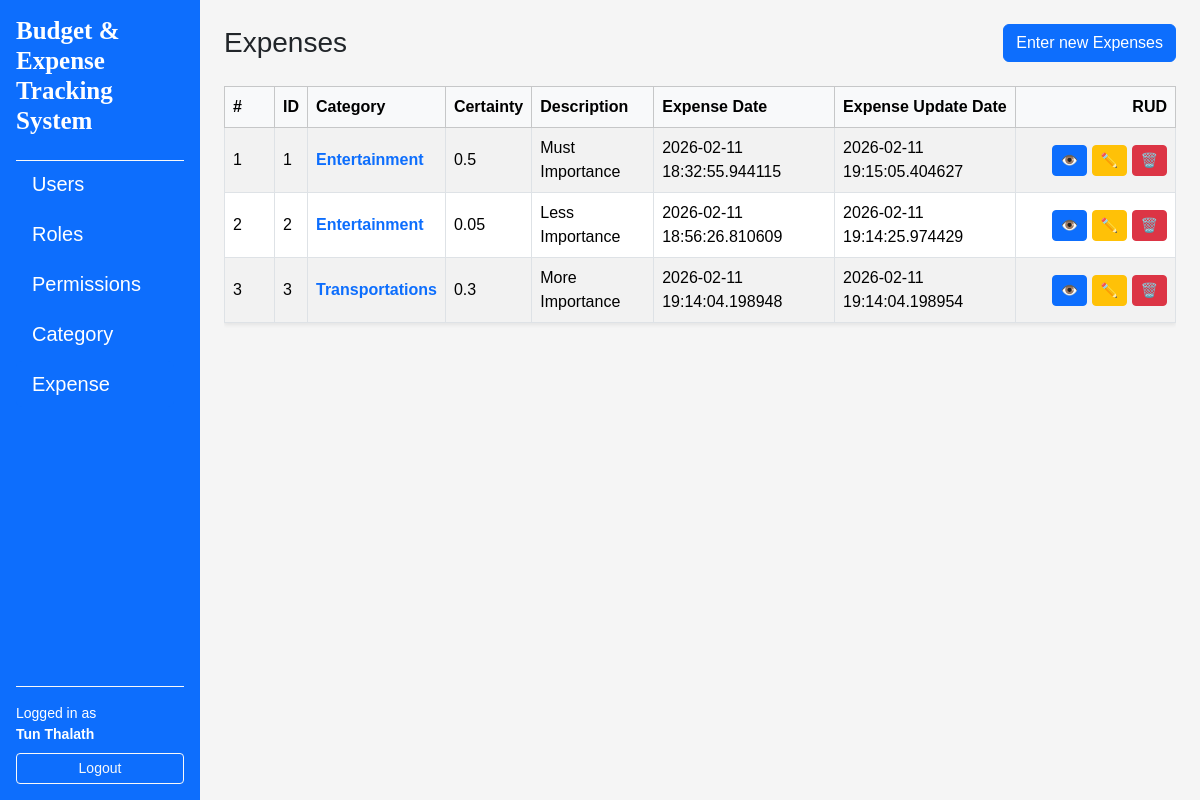
The app's page /expenses/ (signed in), older data.
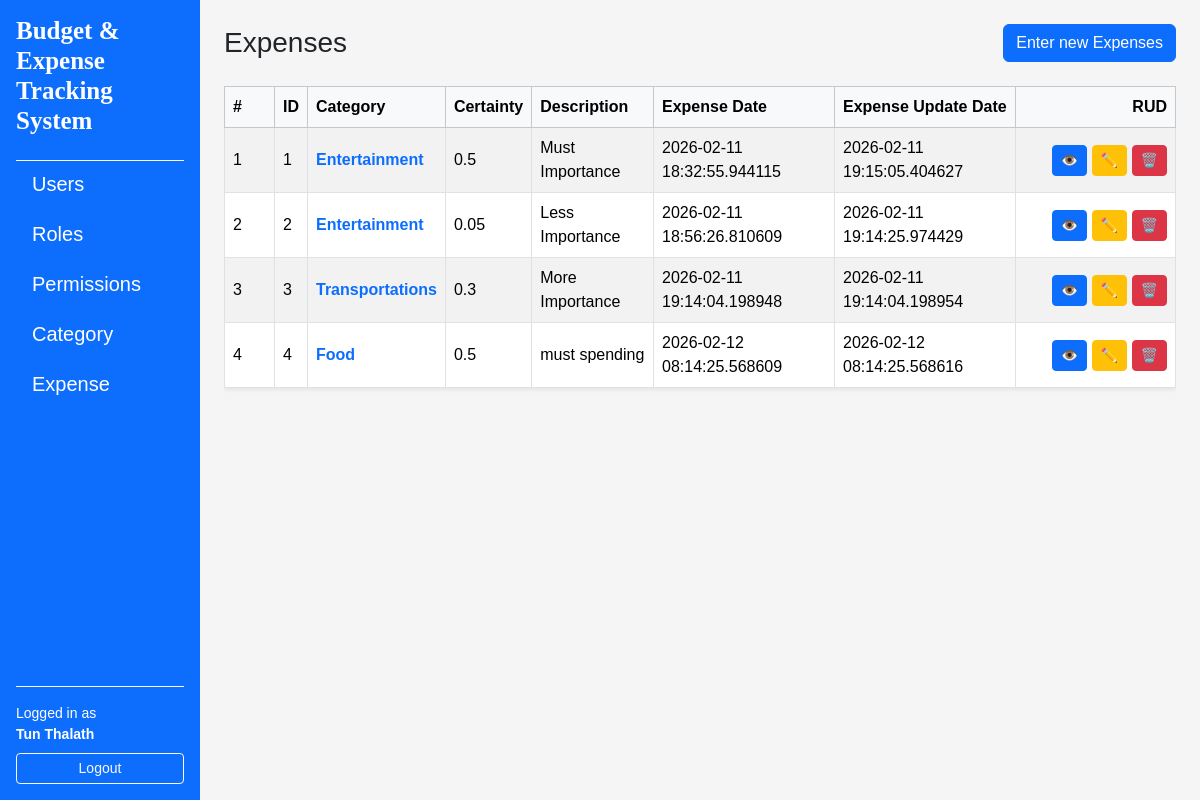
The same page, newer data.
### app/models/user.py (models this page shows, shortened)
class User(UserMixin, db.Model):
    __tablename__ = "users"
    id = db.Column(db.Integer, primary_key=True)
    username = db.Column(db.String(80), unique=True, nullable=False)
    email = db.Column(db.String(120), unique=True, nullable=False)
    full_name = db.Column(db.String(120), nullable=False)
    is_active = db.Column(db.Boolean, default=True, nullable=False)
    password_hash = db.Column(db.String(255), nullable=False)
    created_at = db.Column(db.DateTime, default=datetime.utcnow, nullable=False)
    updated_at = db.Column(db.DateTime, default=datetime.utcnow, onupdate=datetime.utcnow, nullable=False)
    roles = db.relationship("Role", secondary=user_roles, back_populates="users")

### app/models/expenses.py (models this page shows, shortened)
class Expense(db.Model):
    __tablename__ = 'expenses'
    id = db.Column(db.Integer, primary_key=True, nullable=False)
    certainty = db.Column(db.Float, nullable=False)
    description = db.Column(db.String(255))
    created_at = db.Column(db.DateTime, default=datetime.utcnow, nullable=False)
    updated_at = db.Column(db.DateTime, default=datetime.utcnow, onupdate=datetime.utcnow, nullable=False)
    categories = db.relationship("Category", secondary=expense_categories, back_populates="expenses")
    budgets = db.relationship("Budget", secondary=expense_budgets, back_populates="expenses")

### app/models/categories.py (models this page shows, shortened)
class Category(db.Model):
    __tablename__="categories"
    id = db.Column(db.Integer, primary_key=True)
    name = db.Column(db.String(15), unique=True, nullable=False)
    description = db.Column(db.String(255))
    created_at = db.Column(db.DateTime, default=datetime.utcnow, nullable=False)
    updated_at = db.Column(db.DateTime, default=datetime.utcnow, onupdate=datetime.utcnow, nullable=False)
    expenses = db.relationship("Expense", secondary=expense_categories, back_populates="categories")

### app/routes/expense_routes.py (the view)
@expense_bp.route("/")
@login_required
def index():
    expenses = ExpenseService.get_all()
    if expenses is None:
        abort(404)
    return render_template("expenses/index.html", expenses=expenses)

### app/services/expense_services.py (called while the page is built)
    @staticmethod
    def get_all() -> List[Expense]:
        return Expense.query.order_by(Expense.id.asc()).all()

### app/templates/expenses/index.html (shortened to what this page needs)
{% extends "layouts/base.html" %}
{% block content %}
<div class="d-flex justify-content-between align-items-center mb-4">
    <h1 class="h3 mb-0">Expenses</h1>
    <a href="{{ url_for('expenses.create') }}" class="btn btn-primary">Enter new Expenses</a>
</div>
{% if expenses %}
<div class="table-responsive">
    <table class="table table-striped table-bordered align-middle shadow-sm">
        <thead class="table-light">
            <tr>
                <th style="width: 50px">#</th>
                <th>ID</th>
                <th>Category</th>
                <th>Certainty</th>
                <th>Description</th>
                <th>Expense Date</th>
                <th>Expense Update Date</th>
                <th class="text-end" style="width: 160px">RUD</th>
            </tr>
        </thead>
        <tbody>
            {% for expense in expenses %}
                <tr>
                    <td>{{ loop.index }}</td>
                    <td>{{ expense.id }}</td>
                    <td>
                        <a
                        href="{{ url_for('expenses.detail', expense_id=expense.id) }}"
                        class="text-decoration-none fw-semibold"
                        >
                        {% if expense.categories %}
                        {{ expense.categories[0].name }}
                        {% else %}
                        <span class="text-muted">No Category</span>
                        {% endif %}
                    </a>
                </td>
                <td>{{ expense.certainty }}</td>
                <td>
                    {{ expense.description }}
                </td>
                <td>{{ expense.created_at }}</td>
                <td>{{ expense.updated_at }}</td>
                <td class="text-end">
                    <a
                        href="{{ url_for('expenses.detail', expense_id = expense.id) }}"
                        class="btn btn-sm btn-primary"
                        title="Edit"
                    >
                    👁️
                    </a>
                    <a
                        href="{{ url_for('expenses.edit', expense_id = expense.id) }}"
                        class="btn btn-sm btn-warning"
                        title="Edit"
                    >
                    ✏️
                    </a>
                    <a
                        href="{{ url_for('expenses.delete_confirm', expense_id = expense.id) }}"
                        class="btn btn-sm btn-danger"
                        title="Delete"
                    >
                    🗑️
                    </a>
                </td>
            </tr>
            {% endfor %}
        </tbody>
    </table>
</div>
{% else %}
<div class="alert alert-info">
    No Expense found
    <a href="{{ url_for('expenses.create') }}">Create the first Expense</a>.
</div>
{% endif %}
{% endblock %}

### app/templates/layouts/base.html (shortened to what this page needs)
<!doctype html>
<html lang="en">
    <head>
        <link href="https://cdn.jsdelivr.net/npm/bootstrap@5.3.8/dist/css/bootstrap.min.css" rel="stylesheet" />
        <link rel="stylesheet" href="https://cdnjs.cloudflare.com/ajax/libs/font-awesome/4.7.0/css/font-awesome.min.css">
        <link rel="stylesheet" href="{{ url_for('static', filename='css/style.css') }} " />
    </head>
    <body>
        <div class="container-fluid">
            <div class="row min-vh-100">
                {% if current_user.is_authenticated %}
                <nav class="col-12 col-md-3 col-lg-2 bg-primary text-white d-flex flex-column p-3">
                    <h5 class="mb-4 title">Budget & Expense Tracking System</h5>
                    <div class="flex-grow-1 overflow-auto border-top border-light">
                        <ul class="nav nav-pills flex-column gap-1">
                            <li class="nav-item">
                                <a href="{{ url_for('users.index') }}"
                                class="nav-link text-white {% if request.blueprint == 'users' %}active{% endif %}">
                                    Users
                                </a>
                            </li>
                            <li class="nav-item">
                                <a href="{{ url_for('roles.index') }}"
                                class="nav-link text-white {% if request.blueprint == 'roles' %}active{% endif %}">
                                    Roles
                                </a>
                            </li>
                            <li class="nav-item">
                                <a href="{{ url_for('permissions.index') }}"
                                class="nav-link text-white {% if request.blueprint == 'permissions' %}active{% endif %}">
                                    Permissions
                                </a>
                            </li>
                            <li class="nav-item">
                                <a href="{{ url_for('categories.index') }}"
                                class="nav-link text-white {% if request.blueprint == 'categories' %}active{% endif %}">
                                    Category
                                </a>
                            </li>
                            <li class="nav-item">
                                <a href="{{ url_for('expenses.index') }}"
                                class="nav-link text-white {% if request.blueprint == 'expenses' %}active{% endif %}">
                                    Expense
                                </a>
                            </li>
                        </ul>
                    </div>
                    <div class="mt-auto pt-3 border-top border-light">
                        {% if current_user.is_authenticated %}
                            <div class="small mb-2">
                                Logged in as<br>
                                <strong>{{ current_user.full_name }}</strong>
                            </div>
                            <a href="{{ url_for('auth.logout') }}"
                            class="btn btn-outline-light btn-sm w-100">
                                Logout
                            </a>
                        {% else %}
                            <a href="{{ url_for('auth.login') }}"
                            class="btn btn-outline-light btn-sm w-100">
                                Login
                            </a>
                        {% endif %}
                    </div>
                </nav>
                {% endif %}
                <main class="col-12 col-md-9 col-lg-10 p-4">
                    {% block content %}{% endblock %}
                </main>
            </div>
        </div>
    </body>
</html>

### app/static/css/style.css (style rules this page uses)
body { background-color: #f5f5f5; font-family: Arial; }
table td, table, th { vertical-align: middle; }
nav a { margin-right: 10px; }
.title { font-family: 'Times New Roman', Times, serif; font-weight: 700; font-size: 25px; }
.nav-item { font-size: 20px; }

Row changes from the older to the newer data that the page shows:
added Expense: id "4", name "Food", certainty "0.5", description "must spending", created_at "2026-02-12 08:14:25.568609", updated_at "2026-02-12 08:14:25.568616"
